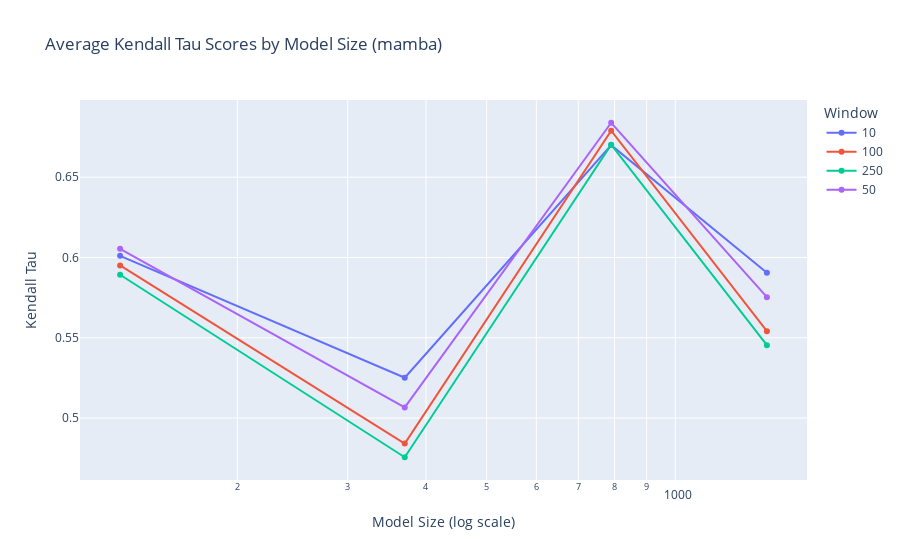

Notebook source saved alongside this figure:
### Code cell
# Plotting Kendall Tau Scores vs. Model Size
fig_kendall_tau = px.line(
    mean_mamba_kendall,
    x="Model Size",
    y="Kendall Tau",
    color="Window",
    title="Average Kendall Tau Scores by Model Size (mamba)",
    labels={
        "Model Size": "Model Size",
        "Kendall  Tau": "Average Kendall Tau Score",
    },
    markers=True,  # Add markers for each point
)

fig_kendall_tau.update_layout(xaxis_type="log", xaxis_title="Model Size (log scale)")
fig_kendall_tau.show()

### Figure 1 — Plotly figure (JSON) as saved in the notebook; plotly's stock layout.template omitted (floating-point values rounded to 4 significant figures)
{"data": [{"hovertemplate": "Window=10<br>Model Size=%{x}<br>Kendall Tau=%{y}<extra></extra>", "legendgroup": "10", "line": {"color": "#636efa", "dash": "solid"}, "marker": {"symbol": "circle"}, "mode": "markers+lines", "name": "10", "orientation": "v", "showlegend": true, "type": "scatter", "x": [130, 370, 790, 1400], "xaxis": "x", "y": [0.601, 0.5252, 0.67, 0.5905], "yaxis": "y"}, {"hovertemplate": "Window=100<br>Model Size=%{x}<br>Kendall Tau=%{y}<extra></extra>", "legendgroup": "100", "line": {"color": "#EF553B", "dash": "solid"}, "marker": {"symbol": "circle"}, "mode": "markers+lines", "name": "100", "orientation": "v", "showlegend": true, "type": "scatter", "x": [130, 370, 790, 1400], "xaxis": "x", "y": [0.5951, 0.4841, 0.679, 0.5541], "yaxis": "y"}, {"hovertemplate": "Window=250<br>Model Size=%{x}<br>Kendall Tau=%{y}<extra></extra>", "legendgroup": "250", "line": {"color": "#00cc96", "dash": "solid"}, "marker": {"symbol": "circle"}, "mode": "markers+lines", "name": "250", "orientation": "v", "showlegend": true, "type": "scatter", "x": [130, 370, 790, 1400], "xaxis": "x", "y": [0.5893, 0.4756, 0.6703, 0.5454], "yaxis": "y"}, {"hovertemplate": "Window=50<br>Model Size=%{x}<br>Kendall Tau=%{y}<extra></extra>", "legendgroup": "50", "line": {"color": "#ab63fa", "dash": "solid"}, "marker": {"symbol": "circle"}, "mode": "markers+lines", "name": "50", "orientation": "v", "showlegend": true, "type": "scatter", "x": [130, 370, 790, 1400], "xaxis": "x", "y": [0.6054, 0.5067, 0.6839, 0.5753], "yaxis": "y"}], "layout": {"legend": {"title": {"text": "Window"}, "tracegroupgap": 0}, "title": {"text": "Average Kendall Tau Scores by Model Size (mamba)"}, "xaxis": {"anchor": "y", "domain": [0, 1], "title": {"text": "Model Size (log scale)"}, "type": "log"}, "yaxis": {"anchor": "x", "domain": [0, 1], "title": {"text": "Kendall Tau"}}}}
